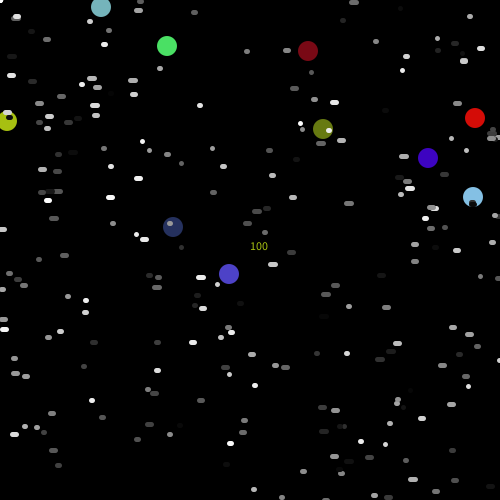
Frame 1 (no input)
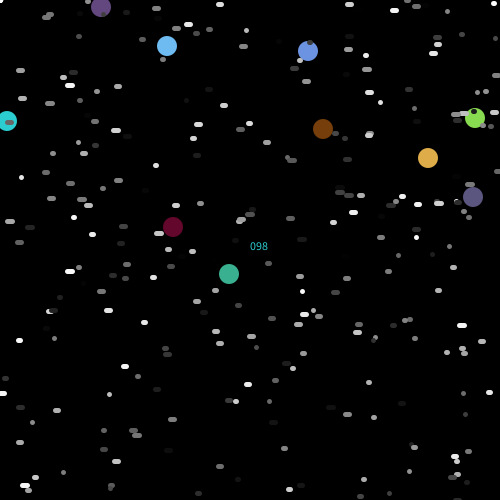
Frame 60 (the mouse pressed at the canvas centre just before this capture)
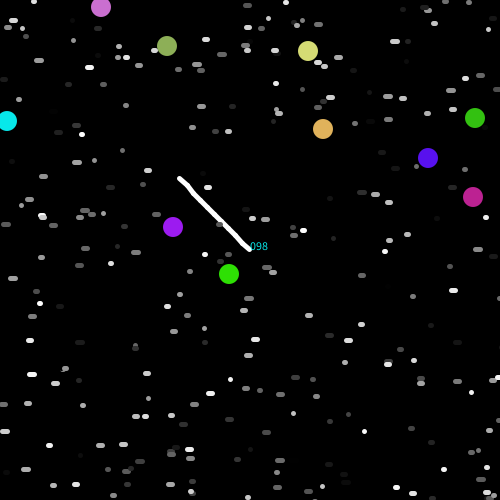
Frame 120 (the mouse held since frame 60 and released just before this capture)

The Processing sketch that drew these frames (run headless with seeded random() and noise(); from frame 60 on, the mouse is pressed at the canvas centre):

// Processing sketch: processing_184300
// ── processing_184300.pde

int numberOfActors=10;
Food[] food=new Food[numberOfActors];
float[] x = new float[10];
float[] y = new float[10];
float length = 10;
int randomX;
int randomY;
String time = "100";
int timer;
int interval = 100;
String end = "GAME OVER";


int a=1000;
float s=5;
float m;
float n;
 






void setup() {
  
 background(135,135,135);
  size(500, 500);
  frameRate(150);
  for (int i=0;i<food.length;i++){
    randomX=int(random(width));
    randomY=int(random(height));
    food[i] = new Food(randomX,randomY);
   };
   
}

void draw() {
  background(0);
  strokeWeight(5);
  stroke(255);
  follow(0, mouseX, mouseY);
  for(int i=0; i<x.length-1; i++) {
    follow(i+1, x[i], y[i]);
  }
   for (int i=0;i<food.length;i++){
  food[i].move();
  food[i].display();
  };
  timer = interval-int(millis()/1000);
    time = nf(timer , 3);
    if(timer < 1){
      noLoop();
      interval+=20;
      text(end,245,260);
    }

   text(time, width/2, height/2); 
  for (int i=0; i<a; i++) {
    stroke(random(0,255));
    m=random(0,a);
    n=random(0,a);
    line(m,n,m+random(0,s),n);
  } 
}  

void mousePressed(){
  loop();
}

void follow(int i, float xin, float yin) {
  float dx = xin - x[i];
  float dy = yin - y[i];
  float angle = atan2(dy, dx);  
  x[i] = xin - cos(angle) * length;
  y[i] = yin - sin(angle) * length;
  line(x[i], y[i], angle);
}

void line(float x, float y, float a) {
  pushMatrix();
  translate(x, y);
  rotate(a);
  line(0,0,length,0);
  popMatrix();
}
class Food{
    int x,y,xDirection,yDirection;
  int howScattered=10;
  float checkDistance;

Food(int x1,int y1){
  x=x1;
  y=y1;
  xDirection=1;
  yDirection=1;
}
void move(){
  
  if(mousePressed){
    checkDistance=dist(mouseX,mouseY,x,y);
    if(checkDistance<10){
     x=int(random(width));
     y=int(random(height));
  ellipse(x,y,20,20);
    };
  }
  
}

void display(){
noStroke();
  fill(random(0, 255), random(0, 255), random(0, 255));
  ellipse(x,y,20,20);
  
}
 
}
